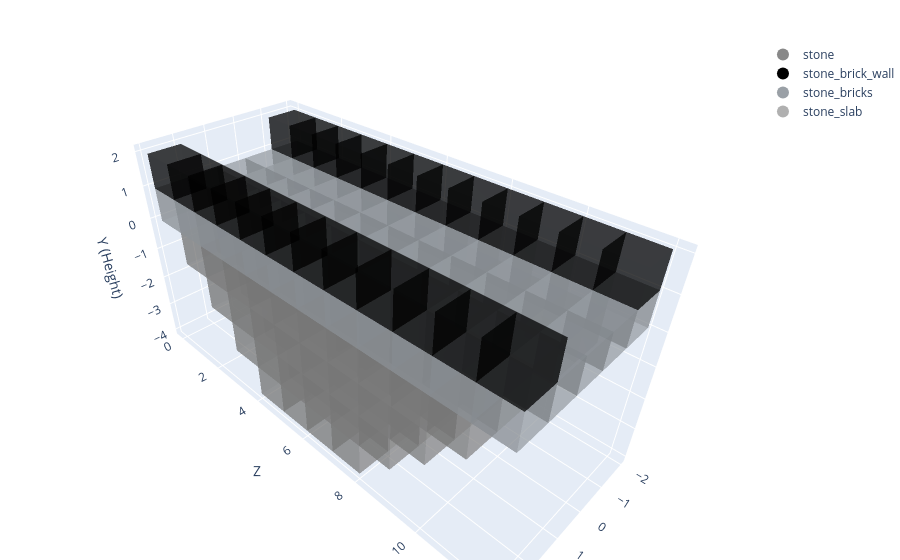

Notebook code cell kept with this figure:
### Markdown cell above
### Double-check & Visualization

### Code cell
# coords_by_problem[problem_index][turn_index] = coords at that eval (problem = load cell print index).
from eval_code.viz import plotly_blocks

problem_index = 0   # problem number from load cell (print(i, prompts))
turn_index = -1     # 0=first turn, -1=last turn for that problem

try:
    coords_by_problem
except NameError:
    print("Run the evaluation cell first so coords_by_problem is available.")
else:
    n = len(coords_by_problem)
    if n == 0:
        print("No problems in coords_by_problem. Run Load → Construction → Evaluation (with matching arr_of_deltas), then try again.")
    elif problem_index < 0 or problem_index >= n:
        print(f"problem_index must be 0..{n-1} (there are {n} problems). Current problem_index={problem_index}")
    else:
        turns = coords_by_problem[problem_index]
        if turns:
            plotly_blocks.plot(turns[turn_index])
        else:
            print(f"Problem {problem_index} has no turns/coords.")
            
runs[problem_index]

### Figure 1 — Plotly figure (JSON) as saved in the notebook; plotly's stock layout.template omitted (floating-point values rounded to 4 significant figures; data arrays with more than 128 entries replaced by an {"elided": "..."} marker saying what was removed)
{"data": [{"facecolor": {"elided": "2688 str values"}, "flatshading": true, "i": {"elided": "2688 int values"}, "j": {"elided": "2688 int values"}, "k": {"elided": "2688 int values"}, "opacity": 0.5, "type": "mesh3d", "x": {"elided": "1792 int values"}, "y": {"elided": "1792 int values"}, "z": {"elided": "1792 int values"}}, {"marker": {"color": "#888888", "size": 8}, "mode": "markers", "name": "stone", "showlegend": true, "type": "scatter3d", "x": [null], "y": [null], "z": [null]}, {"marker": {"color": "#000000", "size": 8}, "mode": "markers", "name": "stone_brick_wall", "showlegend": true, "type": "scatter3d", "x": [null], "y": [null], "z": [null]}, {"marker": {"color": "#9aa0a6", "size": 8}, "mode": "markers", "name": "stone_bricks", "showlegend": true, "type": "scatter3d", "x": [null], "y": [null], "z": [null]}, {"marker": {"color": "#b0b0b0", "size": 8}, "mode": "markers", "name": "stone_slab", "showlegend": true, "type": "scatter3d", "x": [null], "y": [null], "z": [null]}], "layout": {"legend": {"itemsizing": "constant"}, "margin": {"b": 0, "l": 0, "r": 0, "t": 40}, "scene": {"aspectmode": "data", "xaxis": {"title": {"text": "X"}}, "yaxis": {"title": {"text": "Z"}}, "zaxis": {"title": {"text": "Y (Height)"}}}, "title": {"text": ""}}}
